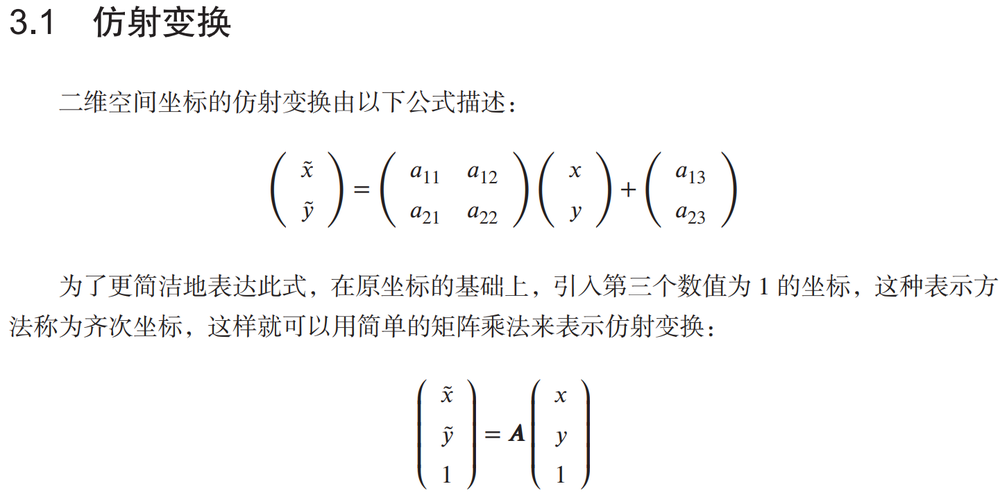
#> input picture DigitalImageProcessing/image/1.png, 1000 x 500 px, shrunk from 1441 x 720 before the run
$ python calc_gray_hist.py ../image/1.png
#> lines starting #> are read from the running program, lines starting #| are printed output that depends on the picture
#!/usr/bin/env python3
# encoding: utf-8


"""
@Funciton: 计算灰度直方图(归一化直方图，概率直方图)
@Python Version: 3.8
@Author: Wei Li
@Date: 2021-09-15
"""

import sys
import cv2 as cv
import numpy as np
import matplotlib.pyplot as plt


def calcGrayHist(image):
    """计算图像的灰度直方图。

    Args:
        image ([type]): 单通道的灰度图像,图像深度为 8 bit

    Returns:
        一维 ndarray : 灰度图像的直方图，每一个灰度级对应的像素个数
    """
    rows, cols = image.shape
    grayHist = np.zeros([256], np.uint64)
    for idx_row in range(rows):
        for idx_col in range(cols):
            grayHist[image[idx_row][idx_col]] += 1

    return grayHist


# --------------------------
if __name__ == "__main__":
    if len(sys.argv) > 1:
        image = cv.imread(sys.argv[1], 0)
#> image: shape (500, 1000); min 0, max 255, mean 247.9
        if image is None:
            print(f"Error: no such file or dictory.")

        # 1. 手动计算直方图
        grayHist = calcGrayHist(image)
#> grayHist = 256 values, max 449963 at index 255, min 1 at index 0, mean 1953.1
        # 可视化灰度直方图
        x_range = range(256)
        plt.plot(x_range, grayHist, linewidth=2, color="black")
        y_maxValue = np.max(grayHist)
#> y_maxValue = 449963
        plt.axis([0, 255, 0, y_maxValue])
        plt.xlabel("Gray Level")
        plt.ylabel("Number of Pixels")
        plt.show()
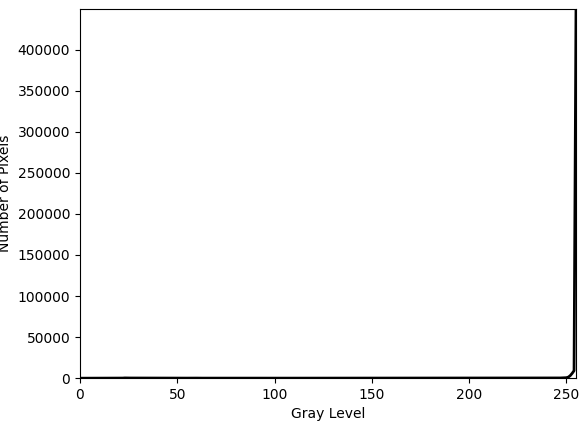
#> figure drawn by matplotlib, 1 panel; curve peaks at x = 255, y = 449963
        plt.close()

        # 2. 利用 matplotlib 计算直方图
        rows, cols = image.shape
#> rows = 500; cols = 1000
        # 二维矩阵转换为一维数组
        pixelSequence = image.reshape([rows*cols, ])
        numberBins = 256 # 灰度等级
        histgram, bins, patch = plt.hist(pixelSequence, numberBins, facecolor="black", histtype="bar")
#> histgram has the same summary as grayHist; bins = 257 values from 0 to 255; patch = 256 items
        plt.xlabel(u"GrayLevel")
        plt.ylabel(u"Number of Pixels")
        plt.axis([0, 255, 0, np.max(histgram)])
        plt.show()
#> figure, not shown here; tallest bar 449963 high, from x = 254 to 255
        plt.close()

    else:
        print(f"Usage: python histogram imageFile.")


$ run again, on DigitalImageProcessing/image/101.png
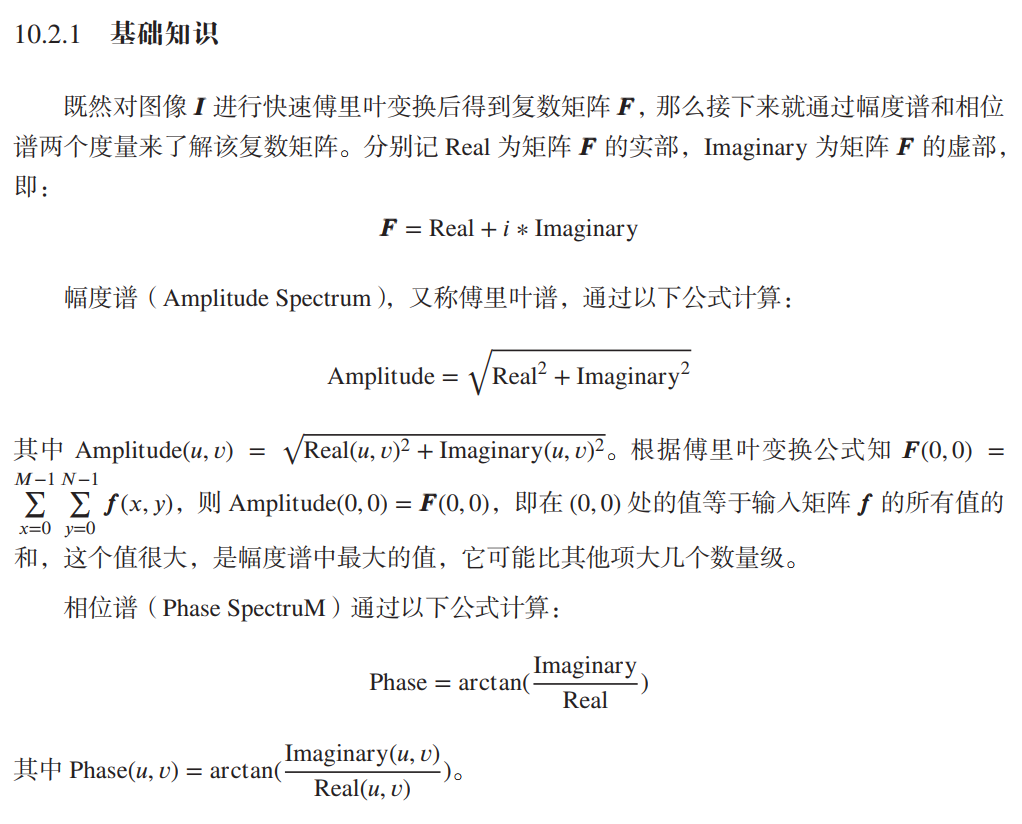
#> input picture DigitalImageProcessing/image/101.png, 1022 x 824 px
#> `grayHist = calcGrayHist(image)`: grayHist = 256 values, max 764185 at index 255, min 0 at index 0, mean 3289.6
#> y_maxValue = 764185
#> `plt.show()`:
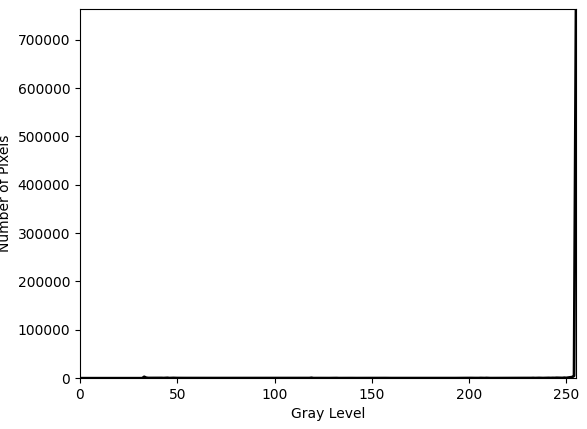
#> figure drawn by matplotlib, 1 panel; curve peaks at x = 255, y = 764185
#> histgram = 256 values, max 764185 at index 255, min 0 at index 7, mean 3289.6; bins = 257 values from 33 to 255; patch = 256 items

$ run again, on DigitalImageProcessing/image/103.png
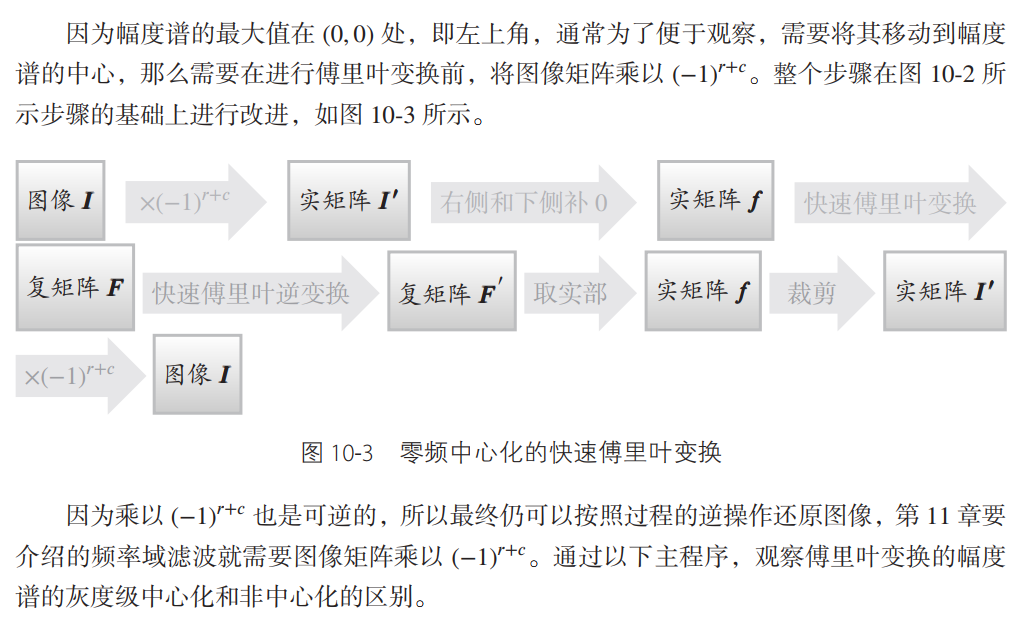
#> input picture DigitalImageProcessing/image/103.png, 1023 x 629 px
#> `grayHist = calcGrayHist(image)`: grayHist = 256 values, max 464160 at index 255, min 0 at index 0, mean 2513.5
#> y_maxValue = 464160
#> `plt.show()`:
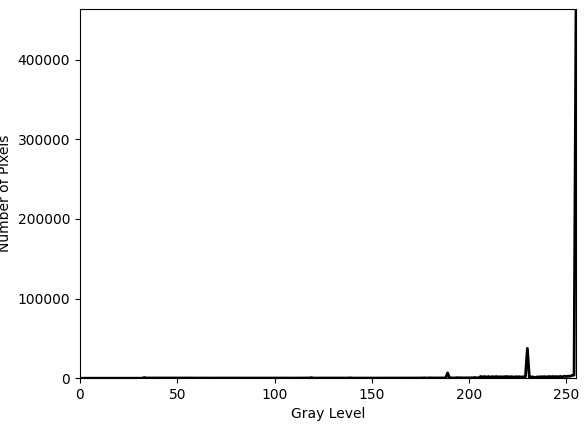
#> figure drawn by matplotlib, 1 panel; curve peaks at x = 255, y = 464160
#> histgram = 256 values, max 464160 at index 255, min 0 at index 7, mean 2513.5; bins = 257 values from 33 to 255; patch = 256 items

$ run again, on DigitalImageProcessing/image/104.png
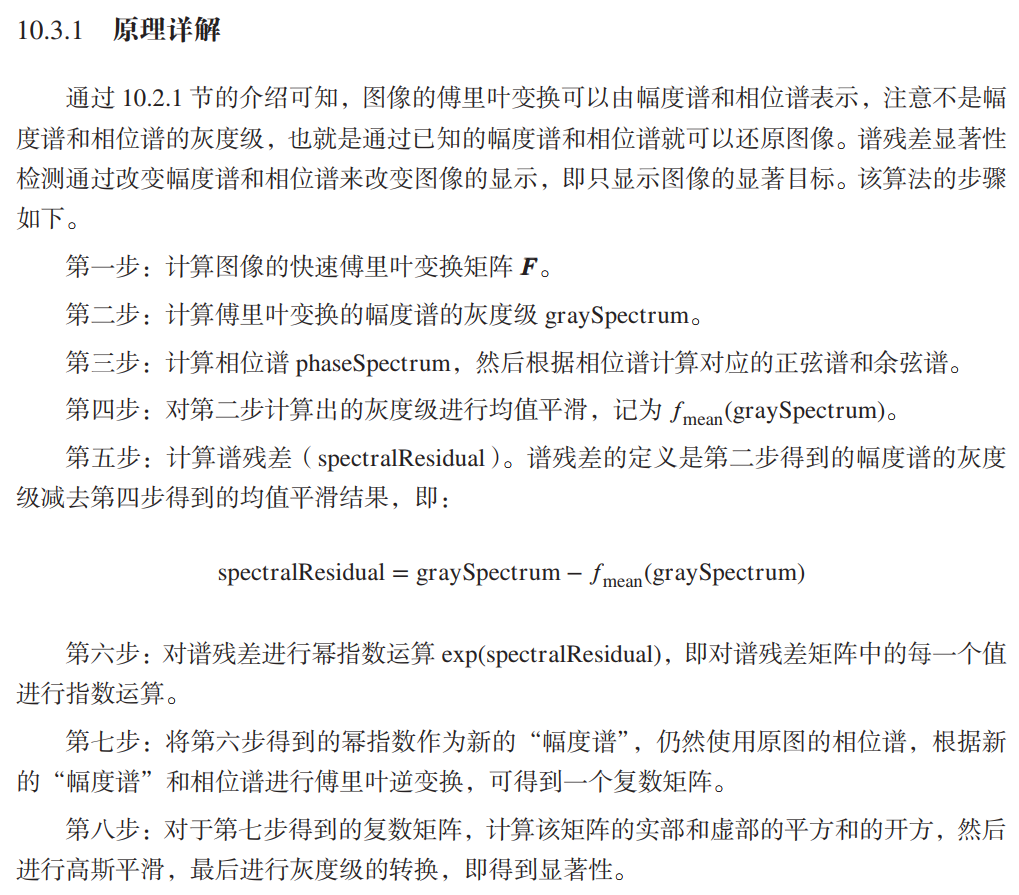
#> input picture DigitalImageProcessing/image/104.png, 1019 x 895 px
#> `grayHist = calcGrayHist(image)`: grayHist = 256 values, max 783387 at index 255, min 0 at index 0, mean 3562.5
#> y_maxValue = 783387
#> `plt.show()`:
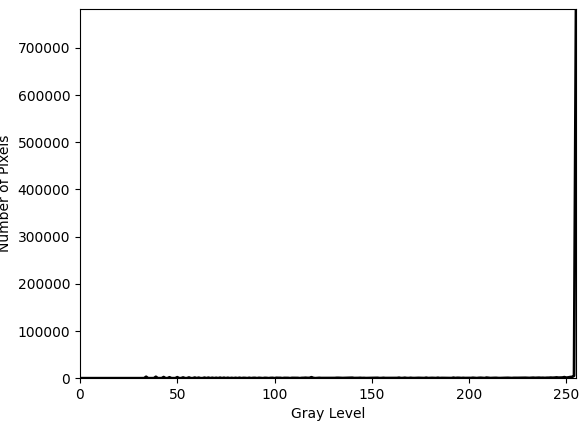
#> figure drawn by matplotlib, 1 panel; curve peaks at x = 255, y = 783387
#> histgram = 256 values, max 783387 at index 255, min 0 at index 1, mean 3562.5; bins = 257 values from 34 to 255; patch = 256 items
